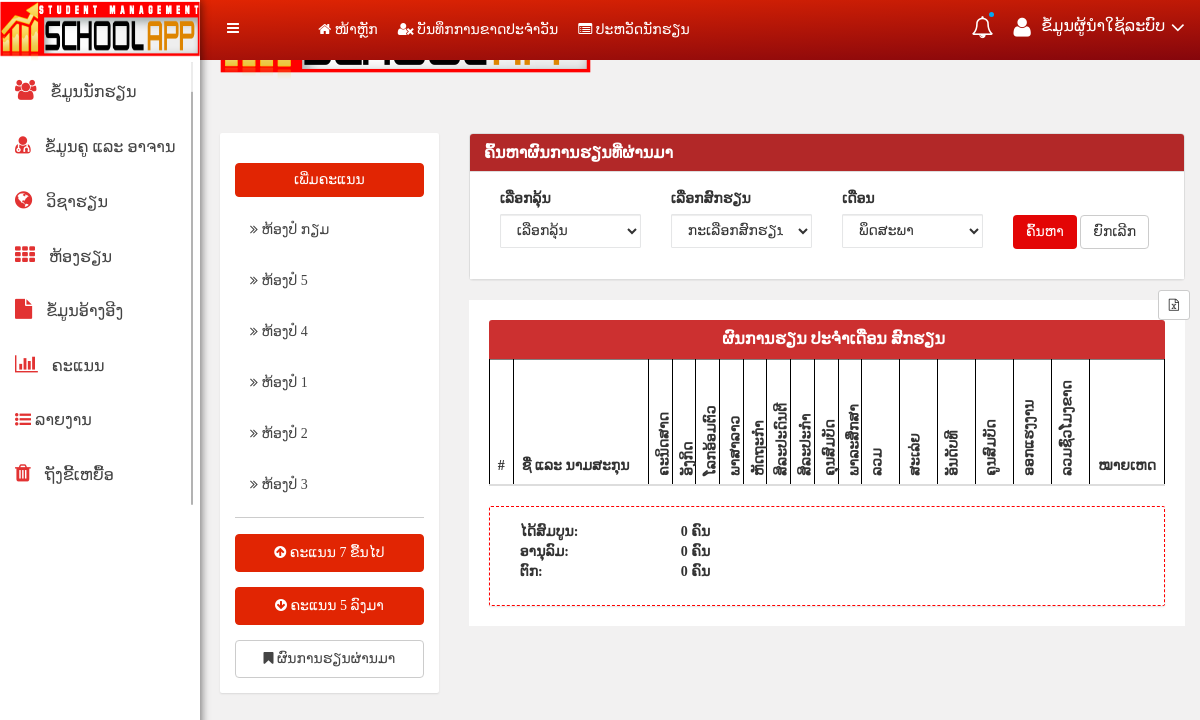
The app's page /show_history_score.php (signed in) with its own data.
### tables this page shows
CREATE TABLE `class_room`  (
  `class_id` int(3) NOT NULL AUTO_INCREMENT,
  `teach_id` int(5) NOT NULL,
  `class_name` varchar(20) NOT NULL,
  `class_remark` varchar(100) NOT NULL,
  `user` varchar(100) NOT NULL,
  `time` datetime(0) NULL DEFAULT NULL,
  PRIMARY KEY (`class_id`) USING BTREE,
  INDEX `teach_id`(`teach_id`) USING BTREE,
  CONSTRAINT `class_room_ibfk_2` FOREIGN KEY (`teach_id`) REFERENCES `teacher` (`teach_id`) ON DELETE RESTRICT ON UPDATE RESTRICT
);

CREATE TABLE `subject`  (
  `sub_id` int(3) NOT NULL AUTO_INCREMENT,
  `teach_id` int(5) NOT NULL,
  `sub_name` varchar(50) NOT NULL,
  `sub_remark` varchar(100) NOT NULL,
  `user` varchar(40) NOT NULL,
  PRIMARY KEY (`sub_id`, `sub_name`) USING BTREE,
  INDEX `teach_id`(`teach_id`) USING BTREE,
  INDEX `sub_id`(`sub_id`) USING BTREE,
  CONSTRAINT `subject_ibfk_1` FOREIGN KEY (`teach_id`) REFERENCES `teacher` (`teach_id`) ON DELETE RESTRICT ON UPDATE RESTRICT
);

### mysql.php (called while the page is built, shortened)
<?php
    $month1=date("m");
?>

### show_history_score.php (the view, shortened to what this page needs)
<?php
include('mysql.php');
if($_SESSION['authuser']!=1){
	header('location:Login.php');
}
else{
	?>
	<!doctype html>
	<html class="no-js" lang="en">
	<head>
</head>
<body>
	<?php include 'menu.php' ?>
	<div class="mailbox-view-area mg-tb-15">
		<div class="container-fluid">
			<div class="row">
				<div class="col-md-3 col-md-3 col-sm-3 col-xs-12">
					<div class="hpanel responsive-mg-b-30">
						<div class="panel-body">
							<div class="dropdown custonfile">
								<a class="dropdown-toggle btn btn-primary btn-block" href="#" data-toggle="dropdown">
									ເພີ່ມຄະແນນ
								</a>
									<?php
									include 'mysql.php';
									?>
							</div>
							<ul class="mailbox-list">
								<?php
								include 'mysql.php';
								$mysqli=mysqli_query($con,"select*from class_room");
								while($res=mysqli_fetch_array($mysqli)){
									echo "<li><a href='view_score.php?view_sc=$res[0]'><i class='fa fa-angle-double-right'></i> $res[2]</a></li>";
								}
								?>
							</ul>
							<hr>
							<ul class="mailbox-list">
								<li>
									<div class="dropup custonfile">
										<a class="dropdown-toggle btn btn-primary btn-block" href="#" data-toggle="dropdown">
											<i class="fa fa-arrow-circle-up"></i> ຄະແນນ 7 ຂື້ນໄປ
										</a>
											<?php
											include 'mysql.php';
											?>
									</div>
								</li>
								<li>
									<div class="dropup custonfile">
										<a class="dropdown-toggle btn btn-primary btn-block" href="#" data-toggle="dropdown">
											<i class="fa fa-arrow-circle-down"></i> ຄະແນນ 5 ລົງມາ
										</a>
											<?php
											include 'mysql.php';
											?>
									</div>
								</li>
								<li>
									<div class="dropup custonfile">
										<a class="dropdown-toggle btn btn-default btn-block" href="#" data-toggle="dropdown">
											<i class="fa fa-bookmark"></i> ຜົນການຮຽນຜ່ານມາ
										</a>
											<?php
											include 'mysql.php';
											?>
									</div>
								</li>
							</ul>
						</div>
					</div>
				</div>
				<div class="col-md-9 col-md-9 col-sm-9 col-xs-12">
					<div class="panel panel-default">
						<div class="panel-heading red">
							<h3 class="panel-title">ຄົ້ນຫາຜົນການຮຽນທີ່ຜ່ານມາ</h3>
						</div>
						<div class="panel-body">
							<form action="show_history_score.php" method="POST" role="form">
								<div class="col-xs-12 col-sm-3 col-md-3 col-lg-3">
									<div class="form-group">
										<label for="">ເລືອກລຸ້ນ</label>
										<select name="gener" id="gener" class="form-control" required>
											<option value="">ເລືອກລຸ້ນ</option>
										</select>
									</div>
								</div>
								<div class="col-xs-12 col-sm-3 col-md-3 col-lg-3">
									<div class="form-group">
										<label for="">ເລືອກສົກຮຽນ</label>
										<select name="part" id="part" class="form-control" required>
											<option value="">ກະເລືອກສົກຮຽນ</option>
										</select>
									</div>
								</div>
								<div class="col-xs-3 col-sm-3 col-md-3 col-lg-3">
									<div class="form-group">
										<label for="">ເດືອນ</label>
										<select class="form-control" name='month' required>
											<option value="<?php echo $month1;?>">
												<?php include('function_month.php');?>
											</option>
										</select>
									</div>
								</div>
								<div class="col-xs-12 col-sm-3 col-md-3 col-lg-3">
									<div class="form-group" style='margin-top:28px;'>
										<button type="submit" class="btn btn-red">ຄົ້ນຫາ</button>
										<button type="reset" class="btn btn-default">ຍົກເລີກ</button>
									</div>
								</div>
							</form>
						</div>
					</div>
					<div class="btn-group" style="float: right;margin-top: -10px;margin-right: -5px" data-toggle="tooltip" data-placement="left" title="ສົ່ງອອກເປັນ Excel">
						<button type='submit' class="btn btn-default btn-sm" onclick="Export();"><i class="fa fa-file-excel-o"></i></button>
					</div>
					<div class="hpanel email-compose mailbox-view mg-b-15" id="data">
						<?php
						$class_id=$_POST['view_sc'];
						$part=$_POST['part'];
						$month=$_POST['month'];
						$shows=mysqli_query($con,"select class_name,class_id from class_room where class_id='$class_id'");
						$sw=mysqli_fetch_array($shows);
						$sc=$sw[0];
						?>
						<div class="panel-heading" style="background-color:#CC3030;color:white;text-align:center">
							<h2 class="panel-title">ຜົນການຮຽນ
								<?php echo $sc;?> ປະຈຳເດືອນ
								<?php echo $month.' '.'ສົກຮຽນ'.' '.$part;?>
							</h2>
						</div>
						<table class="table table-hover table-striped" border=1>
							<thead>
								<tr>
									<th style="width: 3%">#</th>
									<th style="width: 20%">ຊື່ ແລະ ນາມສະກຸນ</th>
									<?php
									include 'mysql.php';
									$sqli=mysqli_query($con,"select*from subject");
									while($sj=mysqli_fetch_array($sqli)){
										?>
										<th class='rotate' style="width: 25px">
											<div style="margin-top: -20px!important;width: 140px">
												<?php
												echo $sj['sub_name'] ;
												?>
											</div><br><br><br>
										</th>
										<?php } ?>
										<th class='rotate'>
											<div style="margin-top: -20px!important;width: 140px">ລວມ</div><br><br><br>
										</th>
										<th class='rotate'>
											<div style="margin-top: -20px!important;width: 140px">ສະເລ່ຍ</div><br><br><br>
										</th>
										<th class='rotate'>
											<div style="margin-top: -20px!important;width: 140px">ອັນດັບທີ</div><br><br><br>
										</th>
										<th class='rotate'>
											<div style="margin-top: -20px!important;width: 140px">ຄູນສົມບັດ</div><br><br><br>
										</th>
										<th class='rotate'>
											<div style="margin-top: -20px!important;width: 140px">ອອກແຮງງານ</div><br><br><br>
										</th>
										<th class='rotate'>
											<div style="margin-top: -20px!important;width: 140px">ລວມຊົ່ວໂມງຂາດ</div><br><br><br>
										</th>
										<th>
											ໝາຍເຫດ
										</th>
									</tr>
								</thead>
									<?php
									include 'mysql.php';
										?>
										</table>
										<div class="panel-body" style="height: 100px;border:1px dashed red;font-weight: bold;">
											<div class="col-sm-3">
												ໄດ້ສົມບູນ:<br>
												ອານຸລົມ:<br>
												ຕົກ:<br>
											</div>
											<?php
											include('mysql.php');
											$class_id=$_POST['view_sc'];
											$part=$_POST['part'];
											$month=$_POST['month'];
											$count_sub=mysqli_query($con,"select count(sub_id) from subject");
											$count=mysqli_fetch_array($count_sub);
											$sub=$count[0];
											$sel_fail=mysqli_query($con," select count(r_id) as average from ranks where (score/'$sub' <5.0) and class_id='$class_id' and r_month='$month' and r_part='$part' ");
											$count_fail=mysqli_fetch_array($sel_fail);
											$sel_good=mysqli_query($con," select count(r_id) as average from ranks where (score/'$sub') between '5.0' and '6.9' and class_id='$class_id' and r_month='$month' and r_part='$part'");
											$count_good=mysqli_fetch_array($sel_good);
											$sel_best=mysqli_query($con," select count(r_id) as average from ranks where (score/'$sub'>7 ) and class_id='$class_id' and r_month='$month' and r_part='$part'");
											$count_best=mysqli_fetch_array($sel_best);
											?>
											<div class="col-sm-3">
												<?php echo $count_best[0]; ?> ຄົນ<br>
												<?php echo $count_good[0]; ?> ຄົນ<br>
												<?php echo $count_fail[0]; ?> ຄົນ<br>
											</div>
											<div class="col-sm-3"></div>
											<div class="col-sm-3"></div>
										</div>
									</div>
								</div>
							</div>
						</div>
					</div>
				</body>
				</html>
				<?php
			}
			?>

### css/main.css (style rules this page uses)
html { color: #222; font-size: 1em; line-height: 1.4; }
hr { display: block; height: 1px; border: 0; border-top: 1px solid #ccc; margin: 1em 0; padding: 0; }

### style.css (style rules this page uses)
html, body { height: 100%; font-family: 'Phetsarath OT', sans-serif;font-weight:400;background:#F2F1F1; }
h1, h2, h3, h4, h5, h6 { margin: 0 0 10px; font-weight:700; }
.red { background-color: #CC3030!important; color: white!important }
a { transition: all 0.3s ease 0s;text-decoration:none; }
a:visited, a:link, a:active { text-decoration: none; }
ul { list-style: outside none none; margin: 0; padding: 0 }
.mg-tb-15 { margin:15px 0px; }
.mg-b-15 { margin-bottom:15px; }
.form-control { background-color: #FFFFFF; background-image: none; border: 1px solid #e5e6e7; border-radius: 1px; color: inherit; display: block; padding: 6px 12px; transition: border-color 0.15s ease-in-out 0s, box-shadow 0.15s ease-in-out 0s; width: 100%; }
.hpanel .panel-body { background: #fff; border-radius: 2px; padding: 15px; position: relative; -webkit-box-shadow: 0px 1px 2px 0px rgba(0, 0, 0, 0.1); box-shadow: 0px 1px 2px 0px rgba(0, 0, 0, 0.1); }
.panel-body { padding: 15px; background:#fff; }
ul.mailbox-list li a, ul.h-list li a { padding: 8px 15px; display: block; font-size: 14px; transition:all .4s ease 0s }
.panel-body a { font-size: 14px; color: #444; margin-top: 15px; transition:all .4s ease 0s }
.hpanel.email-compose { background: #fff; padding:20px; }
.mailbox-view .panel-heading { padding: 10px 0px; }
.custonfile .btn-primary { color: #fff; background-color: #e12503; border-color: #e12503; }
.panel-body a { font-size: 14px; color: #444; margin-top: 15px; }

### show_history_score.php (style rules this page uses)
label { margin-top: 1%; }
.rotate { text-align: left; white-space: nowrap; vertical-align: middle; width: 3em; height: 9em; }
.rotate div { -moz-transform: rotate(-90.0deg); -o-transform: rotate(-90.0deg); -webkit-transform: rotate(-90.0deg); filter: progid:DXImageTransform.Microsoft.BasicImage(rotation=0.083); -ms-filter: "progid:DXImageTransform.Microsoft.BasicImage(rotation=0.083)"; margin-left: -4.5em; margin-right: -10em; }
th { font-family:phetsarath OT; border: 1px black solid; }

### menu.php (style rules this page uses)
body { font-family: phetsarath OT !important }
.btn-red { background-color: #E30505 !important;color:white !important; }
.red { background-color: #B22828!important; color: white!important }
.panel-heading { padding-left: 2%!important }

### records on screen
class_room: class_name "ຫ້ອງປໍ ກຽມ"
class_room: class_name "ຫ້ອງປໍ 5"
class_room: class_name "ຫ້ອງປໍ 4"
class_room: class_name "ຫ້ອງປໍ 1"
class_room: class_name "ຫ້ອງປໍ 2"
class_room: class_name "ຫ້ອງປໍ 3"
subject: sub_name "ຄະນິດສາດ"
subject: sub_name "ອັງກິດ"
subject: sub_name "ໂລກອ້ອມຕົວ"
subject: sub_name "ພາສາລາວ"
subject: sub_name "ຫັດຖະກຳ"
subject: sub_name "ສິລະປະດົນຕີ"
subject: sub_name "ສິລະປະກຳ"
subject: sub_name "ຄຸນສົມບັດ"
subject: sub_name "ພາລະສຶກສາ"

### other values on screen
$count_best[0] "0"
$count_good[0] "0"
$count_fail[0] "0"
